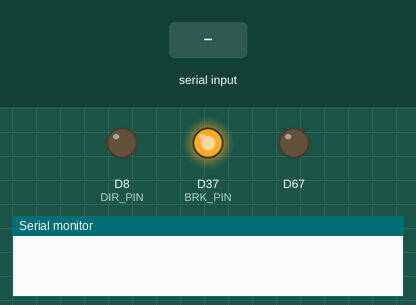
This sketch was run on a simulated Arduino Due. Parts: output pins drawn as LEDs (lit = HIGH), the last lines printed to the serial monitor. Inputs (shaded band) come from the test bench.

Above: at 1.2 s.
1.3 s: "1" received over Serial
At 2.5 s:
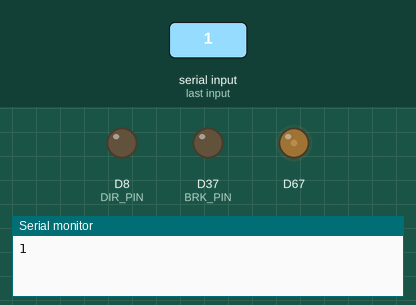
2.8 s: "2" received over Serial
At 3.8 s:
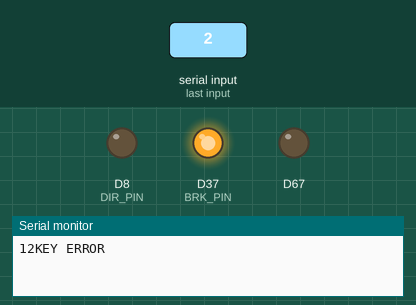
Timing chart, 0 to 5.8 s (numbered marks = the images above; inputs shaded):
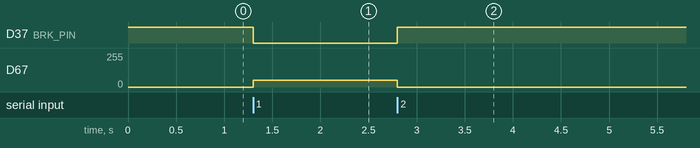

The sketch:

control_test_v2.ino
```cpp
const int SPD_PIN = DAC1;   // AOUT: 모터 회전 속도(0-1023)
const int BRK_PIN = 37;     // DOUT: 브레이크 (LOW: 작동 | HIGH: 정지)
const int DIR_PIN = 8;      // DOUT: 방향 (LOW: 전진 | HIGH: 후진)

void setup() {
  Serial.begin(9600);
  Serial.setTimeout(10);
  analogWriteResolution(10);

  pinMode(SPD_PIN, OUTPUT);
  pinMode(BRK_PIN, OUTPUT);
  pinMode(DIR_PIN, OUTPUT);

  // 안전 초기 상태
  digitalWrite(BRK_PIN, HIGH);
  analogWrite(SPD_PIN, 0);
  digitalWrite(DIR_PIN, LOW);
}

void loop() {
  if (Serial.available() > 0) {
    char k = Serial.read();   // 문자로 받기
    Serial.write(k);

    if (k == '1') {
      // GO
      digitalWrite(DIR_PIN, LOW);
      analogWrite(SPD_PIN, 200);
      digitalWrite(BRK_PIN, LOW);
    }
    else if (k == '0') {
      // STOP
      analogWrite(SPD_PIN, 0);
      digitalWrite(BRK_PIN, HIGH);
    }
    else {
      // 알 수 없는 값 → 안전 정지
      analogWrite(SPD_PIN, 0);
      digitalWrite(BRK_PIN, HIGH);
      Serial.println("KEY ERROR");
    }
  }
}
```

Measured:
- after the input at 1.3 s, D37 (BRK_PIN): HIGH → LOW at once; D67: 0/255 → 49/255 at once
- after the input at 2.8 s, D37 (BRK_PIN): LOW → HIGH at once; D67: 49/255 → 0/255 at once
